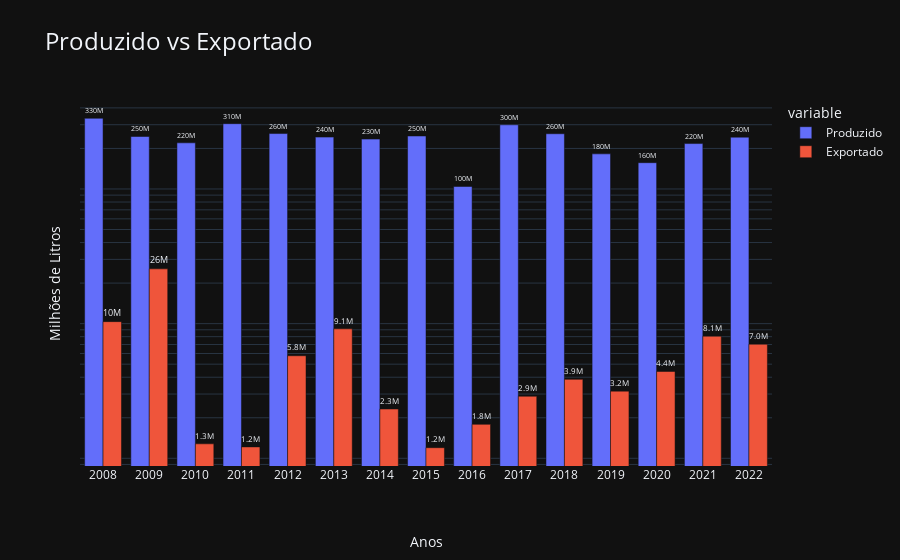

Here is the notebook cell this chart was saved with:
### Code cell
fig = px.bar(df_producao_exportacao.sort_values(by='Ano',ascending=False), x='Ano', y=['Produzido','Exportado'], title='Produzido vs Exportado', barmode='group')

fig.update_layout(
    title_font=dict(size=24), 
    xaxis_title='Anos',
    xaxis_title_standoff=55,
    yaxis_title='Milhões de Litros',
    yaxis_type="log",
    yaxis_showticklabels=False,
    template="plotly_dark",
    xaxis=dict(tickvals=df_producao_exportacao['Ano'], ticktext=df_producao_exportacao['Ano'].dt.year),
     annotations=[
        dict(
            x=1,
            y=-0.32,
            xref='paper',
            yref='paper',
            text='* Escala Logarítmica',
            showarrow=False,
            font=dict(size=12)
        )
    ]
)

fig.update_traces(texttemplate='%{y:.2s}', textposition='outside', textfont_size=10)



fig.show()

### Figure 1 — Plotly figure (JSON) as saved in the notebook; plotly's stock layout.template omitted (floating-point values rounded to 4 significant figures)
{"data": [{"alignmentgroup": "True", "hovertemplate": "variable=Produzido<br>Ano=%{x}<br>value=%{y}<extra></extra>", "legendgroup": "Produzido", "marker": {"color": "#636efa", "pattern": {"shape": ""}}, "name": "Produzido", "offsetgroup": "Produzido", "orientation": "v", "showlegend": true, "textfont": {"size": 10}, "textposition": "outside", "texttemplate": "%{y:.2s}", "type": "bar", "x": ["2022-01-01T00:00:00", "2021-01-01T00:00:00", "2020-01-01T00:00:00", "2019-01-01T00:00:00", "2018-01-01T00:00:00", "2017-01-01T00:00:00", "2016-01-01T00:00:00", "2015-01-01T00:00:00", "2014-01-01T00:00:00", "2013-01-01T00:00:00", "2012-01-01T00:00:00", "2011-01-01T00:00:00", "2010-01-01T00:00:00", "2009-01-01T00:00:00", "2008-01-01T00:00:00"], "xaxis": "x", "y": [242543407, 217374993, 156717100, 182245159, 257082856, 299553057, 104389641, 247457542, 234637437, 242686752, 257977767, 305439220, 220073693, 245318774, 334841312], "yaxis": "y"}, {"alignmentgroup": "True", "hovertemplate": "variable=Exportado<br>Ano=%{x}<br>value=%{y}<extra></extra>", "legendgroup": "Exportado", "marker": {"color": "#EF553B", "pattern": {"shape": ""}}, "name": "Exportado", "offsetgroup": "Exportado", "orientation": "v", "showlegend": true, "textfont": {"size": 10}, "textposition": "outside", "texttemplate": "%{y:.2s}", "type": "bar", "x": ["2022-01-01T00:00:00", "2021-01-01T00:00:00", "2020-01-01T00:00:00", "2019-01-01T00:00:00", "2018-01-01T00:00:00", "2017-01-01T00:00:00", "2016-01-01T00:00:00", "2015-01-01T00:00:00", "2014-01-01T00:00:00", "2013-01-01T00:00:00", "2012-01-01T00:00:00", "2011-01-01T00:00:00", "2010-01-01T00:00:00", "2009-01-01T00:00:00", "2008-01-01T00:00:00"], "xaxis": "x", "y": [7025983, 8058704, 4409717, 3152873, 3856162, 2889572, 1786549, 1198479, 2324029, 9149059, 5775376, 1214834, 1280574, 25514198, 10346323], "yaxis": "y"}], "layout": {"annotations": [{"font": {"size": 12}, "showarrow": false, "text": "* Escala Logarítmica", "x": 1, "xref": "paper", "y": -0.32, "yref": "paper"}], "barmode": "group", "legend": {"title": {"text": "variable"}, "tracegroupgap": 0}, "title": {"font": {"size": 24}, "text": "Produzido vs Exportado"}, "xaxis": {"anchor": "y", "domain": [0, 1], "ticktext": [2008, 2009, 2010, 2011, 2012, 2013, 2014, 2015, 2016, 2017, 2018, 2019, 2020, 2021, 2022], "tickvals": ["2008-01-01T00:00:00", "2009-01-01T00:00:00", "2010-01-01T00:00:00", "2011-01-01T00:00:00", "2012-01-01T00:00:00", "2013-01-01T00:00:00", "2014-01-01T00:00:00", "2015-01-01T00:00:00", "2016-01-01T00:00:00", "2017-01-01T00:00:00", "2018-01-01T00:00:00", "2019-01-01T00:00:00", "2020-01-01T00:00:00", "2021-01-01T00:00:00", "2022-01-01T00:00:00"], "title": {"standoff": 55, "text": "Anos"}}, "yaxis": {"anchor": "x", "domain": [0, 1], "showticklabels": false, "title": {"text": "Milhões de Litros"}, "type": "log"}}}
